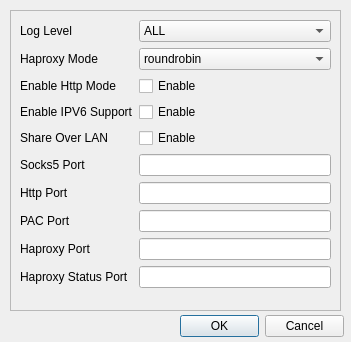
<?xml version="1.0" encoding="UTF-8"?>
<ui version="4.0">
 <class>AdvanceSettingsDialog</class>
 <widget class="QDialog" name="AdvanceSettingsDialog">
  <property name="geometry">
   <rect>
    <x>0</x>
    <y>0</y>
    <width>351</width>
    <height>342</height>
   </rect>
  </property>
  <property name="windowTitle">
   <string>Advance Settings</string>
  </property>
  <widget class="QFrame" name="editFrame">
   <property name="geometry">
    <rect>
     <x>10</x>
     <y>10</y>
     <width>331</width>
     <height>301</height>
    </rect>
   </property>
   <property name="frameShape">
    <enum>QFrame::StyledPanel</enum>
   </property>
   <property name="frameShadow">
    <enum>QFrame::Raised</enum>
   </property>
   <layout class="QFormLayout" name="formLayout">
    <property name="labelAlignment">
     <set>Qt::AlignLeading|Qt::AlignLeft|Qt::AlignVCenter</set>
    </property>
    <property name="formAlignment">
     <set>Qt::AlignLeading|Qt::AlignLeft|Qt::AlignTop</set>
    </property>
    <item row="0" column="0">
     <widget class="QLabel" name="logLevelLabel">
      <property name="text">
       <string>Log Level</string>
      </property>
     </widget>
    </item>
    <item row="0" column="1">
     <widget class="QComboBox" name="logLevelComboBox">
      <item>
       <property name="text">
        <string>ALL</string>
       </property>
      </item>
      <item>
       <property name="text">
        <string>INFO</string>
       </property>
      </item>
      <item>
       <property name="text">
        <string>WARN</string>
       </property>
      </item>
      <item>
       <property name="text">
        <string>ERROR</string>
       </property>
      </item>
      <item>
       <property name="text">
        <string>FATAL</string>
       </property>
      </item>
      <item>
       <property name="text">
        <string>OFF</string>
       </property>
      </item>
     </widget>
    </item>
    <item row="2" column="0">
     <widget class="QLabel" name="enableHttpMpdeLabel">
      <property name="text">
       <string>Enable Http Mode</string>
      </property>
     </widget>
    </item>
    <item row="2" column="1">
     <widget class="QCheckBox" name="httpModeCheckBox">
      <property name="text">
       <string>Enable</string>
      </property>
     </widget>
    </item>
    <item row="3" column="0">
     <widget class="QLabel" name="enableIpv6SupportLabel">
      <property name="text">
       <string>Enable IPV6 Support</string>
      </property>
     </widget>
    </item>
    <item row="3" column="1">
     <widget class="QCheckBox" name="enableIpv6SupportCheckBox">
      <property name="text">
       <string>Enable</string>
      </property>
     </widget>
    </item>
    <item row="4" column="0">
     <widget class="QLabel" name="shareOverLanLabel">
      <property name="text">
       <string>Share Over LAN</string>
      </property>
     </widget>
    </item>
    <item row="4" column="1">
     <widget class="QCheckBox" name="shareOverLanCheckBox">
      <property name="text">
       <string>Enable</string>
      </property>
     </widget>
    </item>
    <item row="5" column="0">
     <widget class="QLabel" name="socks5PortLabel">
      <property name="text">
       <string>Socks5 Port</string>
      </property>
     </widget>
    </item>
    <item row="5" column="1">
     <widget class="QLineEdit" name="socks5Port"/>
    </item>
    <item row="6" column="0">
     <widget class="QLabel" name="httpPortLabel">
      <property name="text">
       <string>Http Port</string>
      </property>
     </widget>
    </item>
    <item row="6" column="1">
     <widget class="QLineEdit" name="httpPort">
      <property name="inputMethodHints">
       <set>Qt::ImhNone</set>
      </property>
     </widget>
    </item>
    <item row="7" column="0">
     <widget class="QLabel" name="pacPortLabel">
      <property name="text">
       <string>PAC Port</string>
      </property>
     </widget>
    </item>
    <item row="7" column="1">
     <widget class="QLineEdit" name="pacPort">
      <property name="inputMethodHints">
       <set>Qt::ImhDigitsOnly|Qt::ImhPreferNumbers</set>
      </property>
     </widget>
    </item>
    <item row="8" column="1">
     <widget class="QLineEdit" name="haproxyPort"/>
    </item>
    <item row="9" column="0">
     <widget class="QLabel" name="haproxyStatusPortLabel">
      <property name="text">
       <string>Haproxy Status Port</string>
      </property>
     </widget>
    </item>
    <item row="9" column="1">
     <widget class="QLineEdit" name="haproxyStatusPort"/>
    </item>
    <item row="8" column="0">
     <widget class="QLabel" name="haproxyPortLabel">
      <property name="text">
       <string>Haproxy Port</string>
      </property>
     </widget>
    </item>
    <item row="1" column="0">
     <widget class="QLabel" name="label">
      <property name="text">
       <string>Haproxy Mode</string>
      </property>
     </widget>
    </item>
    <item row="1" column="1">
     <widget class="QComboBox" name="comboBox">
      <item>
       <property name="text">
        <string>roundrobin</string>
       </property>
      </item>
      <item>
       <property name="text">
        <string>leastconn</string>
       </property>
      </item>
      <item>
       <property name="text">
        <string>source</string>
       </property>
      </item>
     </widget>
    </item>
   </layout>
  </widget>
  <widget class="QDialogButtonBox" name="buttonBox">
   <property name="geometry">
    <rect>
     <x>180</x>
     <y>310</y>
     <width>164</width>
     <height>32</height>
    </rect>
   </property>
   <property name="standardButtons">
    <set>QDialogButtonBox::Cancel|QDialogButtonBox::Ok</set>
   </property>
  </widget>
 </widget>
 <resources/>
 <connections>
  <connection>
   <sender>buttonBox</sender>
   <signal>rejected()</signal>
   <receiver>AdvanceSettingsDialog</receiver>
   <slot>reject()</slot>
   <hints>
    <hint type="sourcelabel">
     <x>321</x>
     <y>235</y>
    </hint>
    <hint type="destinationlabel">
     <x>199</x>
     <y>126</y>
    </hint>
   </hints>
  </connection>
 </connections>
</ui>
